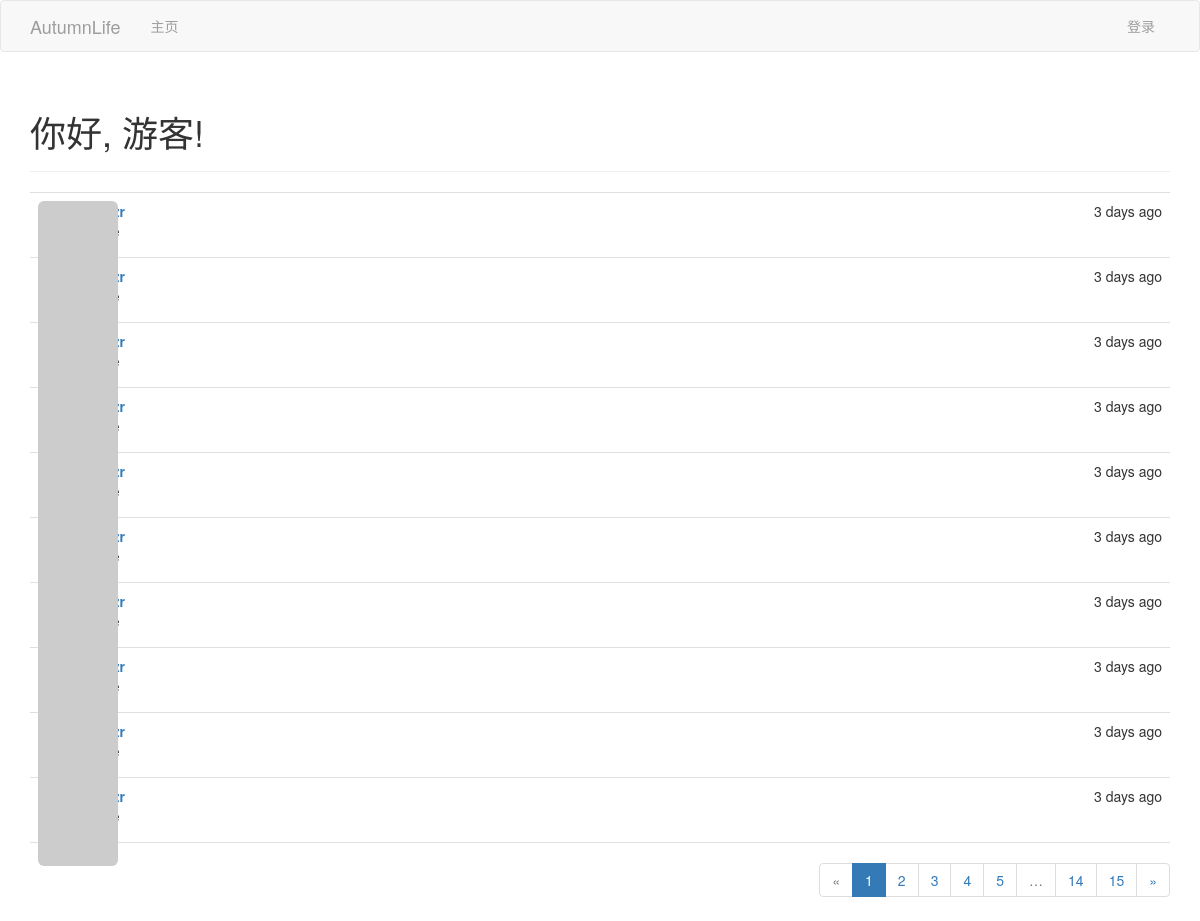
The app's page /, older data.
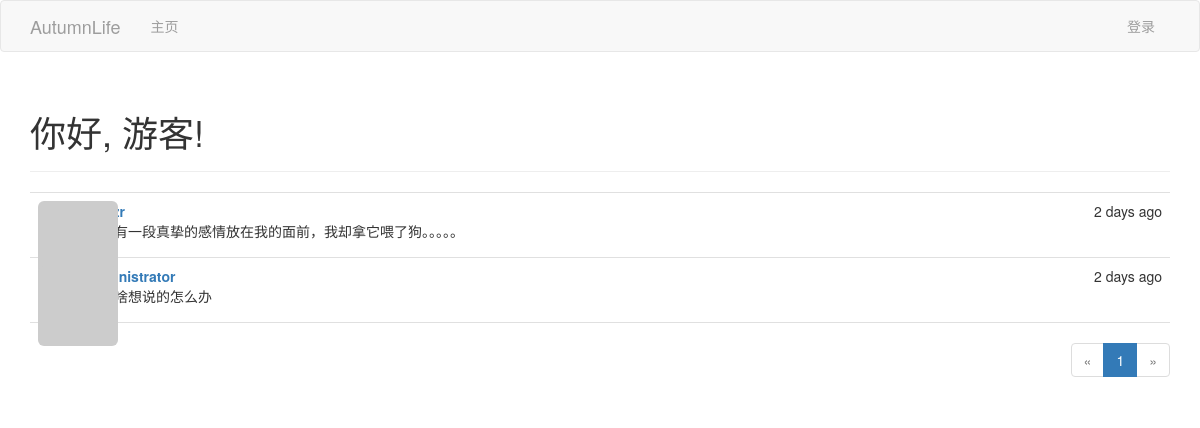
The same page, newer data.
### app/models.py (models this page shows, shortened)
class Post(db.Model):
    __tablename__='posts'
    id = db.Column(db.Integer, primary_key=True)
    body = db.Column(db.Text)
    timestamp = db.Column(db.DateTime, index=True, default=datetime.now)
    author_id = db.Column(db.Integer, db.ForeignKey('users.id'))

class User(UserMixin, db.Model):
    __tablename__ = 'users'
    id = db.Column(db.Integer, primary_key=True)
    email = db.Column(db.String(64), unique=True, index=True)
    username = db.Column(db.String(64), unique=True, index=True)
    role_id = db.Column(db.Integer, db.ForeignKey('roles.id'))
    sex = db.Column(db.Integer, default=1)
    password_hash = db.Column(db.String(128))
    confirmed = db.Column(db.Boolean, default=False)
    name = db.Column(db.String(64))
    location = db.Column(db.String(64))  # 所在地
    about_me = db.Column(db.Text())  # 自我介绍
    member_since = db.Column(db.DateTime(),  default=datetime.now) # 注册日期
    last_seen = db.Column(db.DateTime(), default=datetime.now)  # 最后访问日期
    avatar_hash = db.Column(db.String(32))
    posts = db.relationship('Post', backref='author', lazy='dynamic')
    @property
    def password(self):     # 试图读取password的值将会报错
        raise AttributeError('password is not a readable attribute')
    def gravatar(self, size=100, default='identicon', rating='g'):
        if request.is_secure:
            url = 'https://secure.gravatar.com/avatar'
        else:
            url = 'http://www.gravatar.com/avatar'
        hhash = self.avatar_hash or hashlib.md5(self.email.encode('utf-8')).hexdigest()
        return '{url}/{hhash}?s={size}&d={default}&r={rating}'.format(
            url=url, hhash=hhash, size=size, default=default, rating=rating
        )

### app/main/views.py (the view)
@main.route('/', methods=['GET', 'POST'])
def index():
    form = PostForm()
    if current_user.can(Permission.WRITE_ARTICLE) and form.validate_on_submit and request.method == 'POST':
        post = Post(body=form.body.data,
                    author=current_user._get_current_object())
        db.session.add(post)
        db.session.commit()
        return redirect(url_for('.index'))
    page = request.args.get('page', 1, type=int)
    pagination = Post.query.order_by(Post.timestamp.desc()).paginate(
        page, per_page=current_app.config['AUTUMNLIFE_POSTS_PER_PAGE'], error_out=False
    )
    posts = pagination.items
    return render_template('index.html', form=form, posts=posts, pagination=pagination)

### app/auth/views.py (called while the page is built)
@auth.before_app_request
def before_request():
    if current_user.is_authenticated:
        current_user.ping()
        if not current_user.confirmed \
                and request.endpoint[:5] != 'auth.' \
                and request.endpoint != 'static':
            return redirect(url_for('auth.unconfirmed'))

### app/main/__init__.py (called while the page is built)
@main.app_context_processor
def inject_permissions():
    return dict(Permission=Permission)

### app/models.py (called while the page is built)
    def can(self, permissions):
        return False

### app/templates/index.html (shortened to what this page needs)
{% extends "base.html" %}
{% import "bootstrap/wtf.html" as wtf %}
{% import "_macros.html" as macros %}
{% block page_content %}
<div class="page-header">
    <h1>你好, {% if current_user.is_authenticated %}{{ current_user.username }}{% else %}游客{% endif %}!</h1>
</div>
{% include '_posts.html' %}
<div class="pagination">
{{ macros.pagination_widget(pagination, '.index') }}
</div>
{% endblock %}

### app/templates/_posts.html
<ul class="posts">
{% for post in posts %}
<li class="post">
    <div class="profile-thumbnail">
    <a href="{{ url_for('.user', username=post.author.username) }}">
        <img class="img-rounded profile-thumbnail" src="{{ post.author.gravatar(size=40) }}">
    </a>
    </div>
    <div class="post-content">
    <div class="post-date">{{ moment(post.timestamp).fromNow() }}</div>
    <div class="post-author">
        <a href="{{ url_for('.user', username=post.author.username) }}">
        {{ post.author.username }}
        </a>
    </div>
    <div class="post-body">{{ post.body }}</div>
    </div>
</li>
{% endfor %}
</ul>

Row changes from the older to the newer data that the page shows:
removed Post: timestamp "3 days ago"
removed Post: timestamp "3 days ago"
removed Post: timestamp "3 days ago"
removed Post: timestamp "3 days ago"
removed Post: timestamp "3 days ago"
removed Post: timestamp "3 days ago"
removed Post: timestamp "3 days ago"
removed Post: timestamp "3 days ago"
removed Post: timestamp "3 days ago"
removed Post: timestamp "3 days ago"
now on this page (row edited): Post: timestamp "2 days ago", body "曾经有一段真挚的感情放在我的面前，我却拿它喂了狗。。。。。"
now on this page (row edited): Post: timestamp "2 days ago", author.username "administrator", body "我没啥想说的怎么办"
Text that changed along with them:
list line gone: "2"
list line gone: "3"
list line gone: "4"
list line gone: "5"
list line gone: "14"
list line gone: "15"
